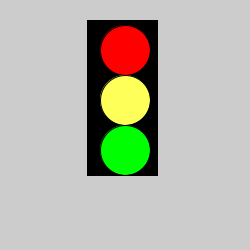
Frame 1 (no input)
Frame 60 (the mouse pressed at the canvas centre just before this capture): identical to frame 1, image omitted
Frame 120 (the mouse held since frame 60 and released just before this capture): identical to frame 1, image omitted

The Processing sketch that drew this single still picture (run headless with seeded random() and noise(); from frame 60 on, the mouse is pressed at the canvas centre):

// Processing sketch: processing_127025
// ── processing_127025.pde

// Francisco Hola
// 1/7/2014
// Project: Traffic Light

void setup() {  //setup function called initially, only once
  size(250, 250);
}

void draw() {  //draw function loops 
  fill(0,0,0); //Black
  rect(87,20,70,155);
 
  fill(255,0,0); //red
  ellipse(125,50,50,50);
    
    fill(324,453,89); //yellow
  ellipse(125,100,50,50);
   
   fill(0,255,0); //green
  ellipse(125,150,50,50);
}
